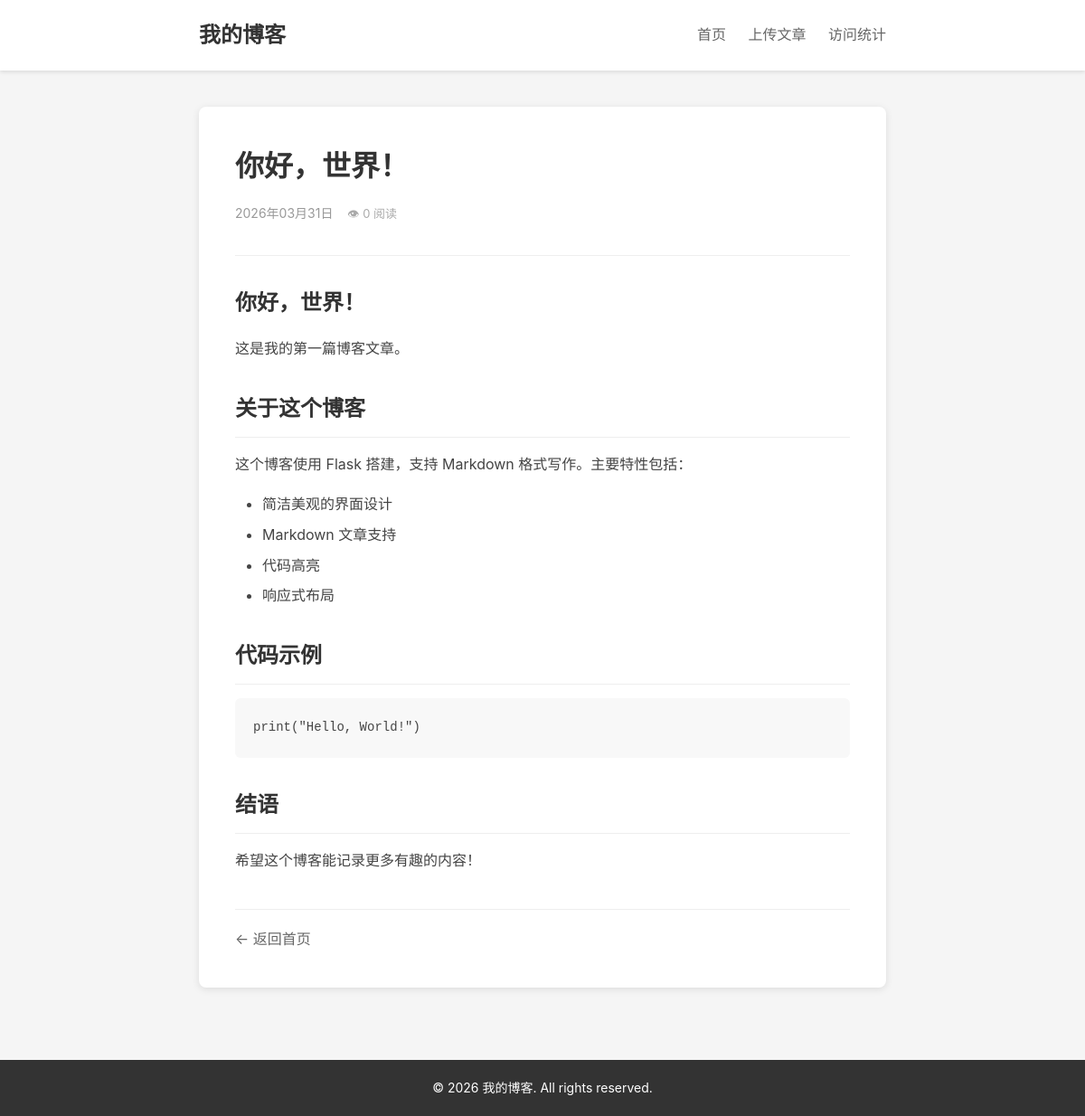
The app's page /post/hello, older data.
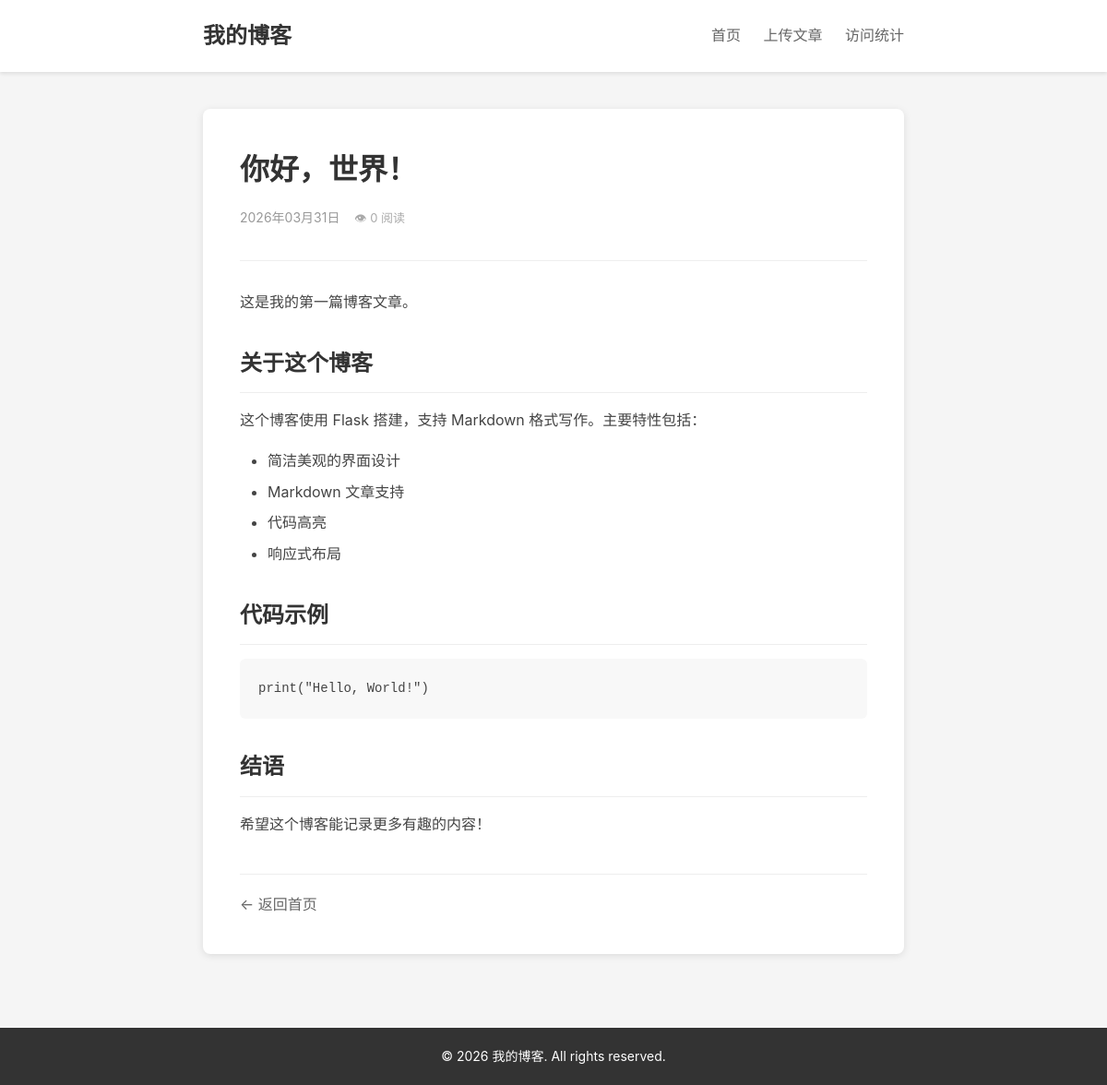
The same page, newer data.
### tables this page shows
CREATE TABLE posts (
            id INTEGER PRIMARY KEY AUTOINCREMENT,
            slug TEXT UNIQUE NOT NULL,
            title TEXT NOT NULL,
            date TEXT NOT NULL,
            summary TEXT,
            content TEXT NOT NULL,
            created_at TIMESTAMP DEFAULT CURRENT_TIMESTAMP
        );

### view.py (the view)
@blog_bp.route('/post/<slug>')
def post(slug):
    post = post_service.get_post_by_slug(g.db_conn, slug)
    if post is None:
        return render_template('404.html'), 404
    Post.increment_views(g.db_conn, slug)
    post = post_service.get_post_by_slug(g.db_conn, slug)
    return render_template('post.html', post=post)

### models.py (called while the page is built)
    def get_db(self):
        if 'db' not in g:
            g.db = sqlite3.connect(self.app.config['DATABASE'])
            g.db.row_factory = sqlite3.Row
        return g.db

    @classmethod
    def get_by_slug(cls, connection, slug):
        return connection.execute(
            f'SELECT * FROM {cls.TABLE_NAME} WHERE slug = ?', (slug,)
        ).fetchone()

    @classmethod
    def increment_views(cls, connection, slug):
        connection.execute(
            f'UPDATE {cls.TABLE_NAME} SET views = views + 1 WHERE slug = ?', (slug,)
        )
        connection.commit()

### service.py (called while the page is built)
    def get_post_by_slug(self, conn, slug):
        return Post.get_by_slug(conn, slug)

### templates/post.html (shortened to what this page needs)
{% extends "base.html" %}
{% block content %}
<article class="post-detail">
    <header class="post-header">
        <h1 class="post-title">{{ post.title }}</h1>
        <div class="post-meta">
            <time datetime="{{ post.date }}">{{ post.date | format_date }}</time>
            <span class="views-count">👁 {{ post.views }} 阅读</span>
        </div>
    </header>
    <div class="post-content">
        {{ post.content | safe }}
    </div>
    <footer class="post-footer">
        <a href="{{ url_for('blog.index') }}" class="back-link">← 返回首页</a>
    </footer>
</article>
{% endblock %}

Row changes from the older to the newer data that the page shows:
changed posts "你好，世界！": content "你好，世界！ 这是我的第一篇博客文章。 关于这个博客 这个博客使用 Flask 搭建，支持 Markdown 格式写作。主要特性包括： 简洁美观的界面设计 Markdown 文章支持 代码高亮 响应式布局 代码示例 print(\"Hello, World!\") 结语 希望这个博客能记录更多有趣的内容！" → "这是我的第一篇博客文章。 关于这个博客 这个博客使用 Flask 搭建，支持 Markdown 格式写作。主要特性包括： 简洁美观的界面设计 Markdown 文章支持 代码高亮 响应式布局 代码示例 print ( \"Hello, World!\" ) 结语 希望这个博客能记录更多有趣的内容！"
